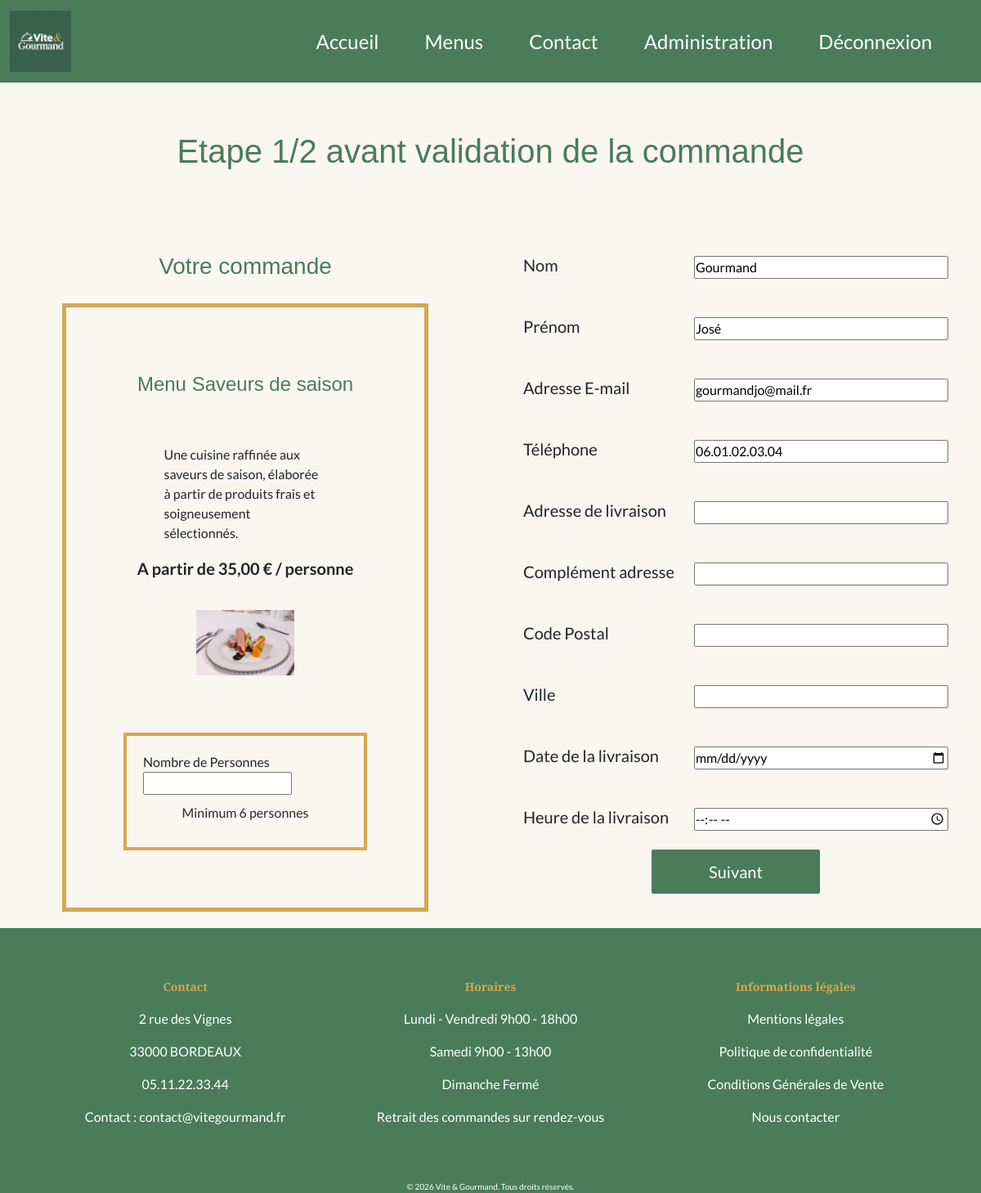
Screenshot of /?page=commande_create&menu_id=3 (signed in) with the database file from the repository.
### tables this page shows
CREATE TABLE IF NOT EXISTS menus 
(
id INT NOT NULL PRIMARY KEY AUTO_INCREMENT,
nomMenu VARCHAR (250) NOT NULL,
description VARCHAR (250) NOT NULL,
theme VARCHAR (250) NOT NULL,
nbPersonneMin INTEGER NOT NULL,
prix FLOAT NOT NULL,
conditions VARCHAR (250) NOT NULL,
regime VARCHAR (250) NOT NULL,
allergenes VARCHAR (250) NOT NULL,
stock INTEGER NOT NULL,
image VARCHAR (250) NOT NULL
);

CREATE TABLE IF NOT EXISTS comptes 
(
id INT NOT NULL PRIMARY KEY AUTO_INCREMENT,
email VARCHAR (250) UNIQUE NOT NULL,
mot_de_passe_hash VARCHAR (250) NOT NULL,
nom VARCHAR (250) NOT NULL,
prenom VARCHAR (250) NOT NULL,
telephone VARCHAR (20),
adresse VARCHAR (250),
complement_adresse VARCHAR(250),
code_postal VARCHAR (20),
commune VARCHAR(250),
role VARCHAR (50) DEFAULT 'utilisateur',
actif BOOLEAN DEFAULT 1,
date_creation DATETIME DEFAULT CURRENT_TIMESTAMP
);

### src/Controller/CommandeController.php (called while the page is built, shortened)
<?php
class CommandeController
{
    private CompteRepository $compteRepository;
    private MenuRepository $menuRepository;
    public function __construct(CompteRepository $compteRepository, MenuRepository $menuRepository, CommandeRepository $commandeRepository, MailService $mailservice)
    {
        $this->compteRepository = $compteRepository;
        $this->menuRepository = $menuRepository;
    }
    public function showCommandeCreate(): void
    {
            $idMenu = $this->menuRepository->findById((int)$_GET['menu_id']);
            $idClient = $this->compteRepository->findById($_SESSION['user_id']);
            require __DIR__ . '/../../templates/client/commande_create.php';
    }
}

### src/Repository/MenuRepository.php (called while the page is built, shortened)
<?php
class MenuRepository
{
    private Database $database;
    public function __construct(Database $database)
    {
        $this->database = $database;
    }
    public function findById(int $id) : ?array
    {
        $pdo = $this->database->getConnection();
        $idMenu = $pdo->prepare("SELECT id, nomMenu, theme, prix, conditions, `description`, nbPersonneMin, `image`, allergenes FROM menus WHERE id = :id;");
        $idMenu->execute(
            [
            ':id' => $id
            ]
        );
        $result = $idMenu->fetch(PDO::FETCH_ASSOC);
        return $result ?: null;
    }
}

### src/Repository/CompteRepository.php (called while the page is built, shortened)
<?php
class CompteRepository
{
    private Database $database;
    public function __construct(Database $database)
    {
        $this->database = $database;
    }
        public function findById(int $id) : ?array
    {
        $pdo = $this->database->getConnection();
        $stmt = $pdo->prepare("SELECT id, nom, prenom, email, telephone FROM comptes WHERE id = :id;");
        $stmt->execute(
            [
            ':id' => $id
            ]
        );
        $result = $stmt->fetch(PDO::FETCH_ASSOC);
        return $result ?: null;
    }
}

### templates/client/commande_create.php (the view, shortened to what this page needs)
<?php
require __DIR__ . '/../partials/head.php';
?>
<body>
<?php
require __DIR__ . '/../partials/header.php';
?>
<main>
<div>
    <h1 class="title-recap">Etape 1/2 avant validation de la commande</h1>
</div>
<section class="container-fluid">
<form action="" method="POST">
    <div class="row row-cols-1 row-cols-md-2">
        <div class="col recap-commande">
            <h3 class="title-commande">Votre commande</h3>
            <div class="recap-inner">
            <h4 class="detail-title"><?= htmlspecialchars($idMenu['nomMenu']) ?></h4>
            <p class="detail-description"><?= htmlspecialchars($idMenu['description']) ?></p>
            <p class="detail-price">A partir de <?= htmlspecialchars(number_format($idMenu['prix'], 2, ',', ' ')) ?> € / personne</p>
            <img class="img-commande" src="/images/<?=(htmlspecialchars($idMenu['image']))?>" alt="Image du <?= htmlspecialchars($idMenu['nomMenu']) ?>" >
            <div class="nombreCommande">
            <label for="nombreCommande">Nombre de Personnes</label>
            <input id="nombreCommande" name="nombreCommande" type="number" min="<?= $idMenu['nbPersonneMin']?>" required>
            <p class="detail-min">Minimum <?= htmlspecialchars((string) $idMenu['nbPersonneMin']) ?> personnes</p>
            </div>
            </div>
        </div>
        <div class="col commande-form">
            <div class="commande-inner">
                <label for="nomCommande">Nom</label>
                <input id="nomCommande" name="nomCommande" type="text" value="<?= htmlspecialchars($idClient['nom'])  ?>" readonly>
            </div>
            <div class="commande-inner">
                <label for="prenomCommande">Prénom</label>
                <input id="prenomCommande" name="prenomCommande" type="text" value="<?= htmlspecialchars($idClient['prenom'])  ?>" readonly>
            </div>
            <div class="commande-inner">
                <label for="emailCommande">Adresse E-mail</label>
                <input id="emailCommande" name="emailCommande" type="email" value="<?= htmlspecialchars($idClient['email'])  ?>" readonly>
            </div>
            <div class="commande-inner">
                <label for="phoneCommande">Téléphone</label>
                <input id="phoneCommande" name="phoneCommande" type="tel" value="<?= htmlspecialchars($idClient['telephone'])  ?>" readonly>
            </div>
            <div class="commande-inner">
                <label for="adressLivraison">Adresse de livraison</label>
                <input id="adressLivraison" name="adressLivraison" type="text" required>
            </div>
            <div class="commande-inner">
                <label for="moreAdressLivraison">Complément adresse</label>
                <input id="moreAdressLivraison" name="moreAdressLivraison" type="text">
            </div>
            <div class="commande-inner">
                <label for="postalLivraison">Code Postal</label>
                <input id="postalLivraison" name="postalLivraison" type="text" required>
            </div>
            <div class="commande-inner">
                <label for="cityLivraison">Ville</label>
                <input id="cityLivraison" name="cityLivraison" type="text" required>
            </div>
            <div class="commande-inner">
                <label for="datePrestation">Date de la livraison</label>
                <input id="datePrestation" name="datePrestation" type="date" min="<?= date('Y-m-d', strtotime('+2DAY'))?>" required>
            </div>
            <div class="commande-inner">
                <label for="heurePrestation">Heure de la livraison</label>
                <input id="heurePrestation" name="heurePrestation" type="time" required>
            </div>
            <div class="commande-next">
                <button class="bouton-next" type="submit">Suivant</button>
            </div>
        </div>
    </div>
</form>
</section>
</main>
<?php
    require __DIR__ . '/../partials/footer.php';
?>
</body>
</html>

### public/css/style.css (style rules this page uses)
* { margin: 0; padding: 0; box-sizing: border-box; }
:root { --primary: #4A7C59; --secondary: #C4714A; --accent: #D4A853; --avis: #F3E8D2; --bg: #FAF6F0; --text: #2C2C2C; }
html { width: 100%; }
body { background-color: var(--bg); }
[class*="title"] { font-family: Playfair display, sans-serif; color: var(--primary); }
p { font-family: lato, sans-serif; }
[class*="price"] { font-weight: bold; font-size: 20px; }
body { font-family: lato, sans-serif; }
.detail-title { display: flex; justify-content: center; margin: 40px; padding: 20px; }
.detail-description { width: 50%; }
.detail-min { color: var(--text); font-size: 16px; }
.title-recap { text-align: center; margin: 40px; padding: 20px; }
.title-commande { padding: 20px; }
.recap-commande { display: flex; flex-direction: column; align-items: center; padding: 20px; }
.recap-inner { display: flex; flex-direction: column; align-items: center; width: 80%; padding: 20px; border: solid 5px; border-color: var(--accent); }
.img-commande { max-width: 30%; margin: 20px; }
.nombreCommande { margin: 50px; padding: 20px; border: solid 4px; border-color: var(--accent); }
.nombreCommande p { text-align: center; margin: 10px; }
.commande-form { display: flex; flex-direction: column; padding: 20px; }
.commande-inner { padding: 20px; display: flex; align-items: center; gap: 15px; }
.commande-inner label { width: 250px; font-size: 20px; margin-bottom: 5px; }
.commande-inner input { width: 400px; }
.commande-next { display: flex; justify-content: flex-end; }
.bouton-next { text-decoration: none; font-size: 20px; color: white; background: var(--primary); padding:12px 70px; border: none; border-radius: 2px; margin: auto; display: block; }

### rows the page displays
menus: nomMenu "Menu Saveurs de saison", description "Une cuisine raffinée aux saveurs de saison, élaborée à partir de produits frais et soigneusement sélectionnés.", prix "35,00", image (picture), nbPersonneMin "6"
comptes: nomCommande "Gourmand", prenomCommande "José", emailCommande "gourmandjo@mail.fr", phoneCommande "06.01.02.03.04"
